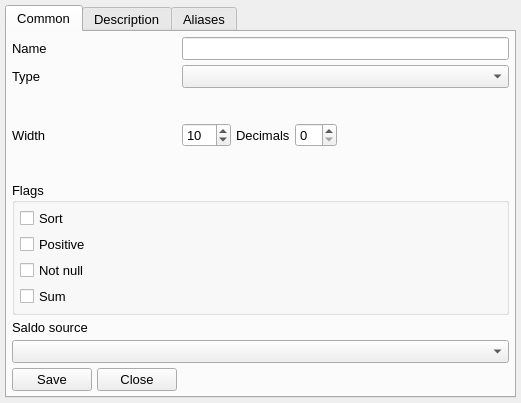
<ui version="4.0" >
 <class>dEditField</class>
 <widget class="QMainWindow" name="dEditField" >
  <property name="geometry" >
   <rect>
    <x>0</x>
    <y>0</y>
    <width>521</width>
    <height>403</height>
   </rect>
  </property>
  <property name="minimumSize" >
   <size>
    <width>521</width>
    <height>343</height>
   </size>
  </property>
  <property name="windowTitle" >
   <string>Field</string>
  </property>
  <widget class="QWidget" name="widget" >
   <layout class="QGridLayout" >
    <item row="0" column="0" >
     <widget class="QTabWidget" name="tabWidget" >
      <property name="font" >
       <font>
        <pointsize>10</pointsize>
       </font>
      </property>
      <property name="currentIndex" >
       <number>0</number>
      </property>
      <widget class="QWidget" name="tab" >
       <attribute name="title" >
        <string>Common</string>
       </attribute>
       <layout class="QGridLayout" >
        <item row="2" column="0" >
         <widget class="QLabel" name="tWidth" >
          <property name="sizePolicy" >
           <sizepolicy vsizetype="Preferred" hsizetype="Minimum" >
            <horstretch>0</horstretch>
            <verstretch>0</verstretch>
           </sizepolicy>
          </property>
          <property name="text" >
           <string>Width</string>
          </property>
          <property name="wordWrap" >
           <bool>false</bool>
          </property>
         </widget>
        </item>
        <item row="2" column="2" >
         <layout class="QHBoxLayout" >
          <item>
           <widget class="QSpinBox" name="eWidth" >
            <property name="minimum" >
             <number>1</number>
            </property>
            <property name="maximum" >
             <number>254</number>
            </property>
            <property name="value" >
             <number>10</number>
            </property>
           </widget>
          </item>
          <item>
           <widget class="QLabel" name="tDec" >
            <property name="sizePolicy" >
             <sizepolicy vsizetype="Preferred" hsizetype="Minimum" >
              <horstretch>0</horstretch>
              <verstretch>0</verstretch>
             </sizepolicy>
            </property>
            <property name="text" >
             <string>Decimals</string>
            </property>
            <property name="wordWrap" >
             <bool>false</bool>
            </property>
           </widget>
          </item>
          <item>
           <widget class="QSpinBox" name="eDec" />
          </item>
          <item>
           <spacer>
            <property name="orientation" >
             <enum>Qt::Vertical</enum>
            </property>
            <property name="sizeType" >
             <enum>QSizePolicy::Expanding</enum>
            </property>
            <property name="sizeHint" stdset="0" >
             <size>
              <width>230</width>
              <height>20</height>
             </size>
            </property>
           </spacer>
          </item>
         </layout>
        </item>
        <item row="1" column="0" >
         <widget class="QLabel" name="textLabel4" >
          <property name="sizePolicy" >
           <sizepolicy vsizetype="Preferred" hsizetype="Minimum" >
            <horstretch>0</horstretch>
            <verstretch>0</verstretch>
           </sizepolicy>
          </property>
          <property name="minimumSize" >
           <size>
            <width>80</width>
            <height>0</height>
           </size>
          </property>
          <property name="maximumSize" >
           <size>
            <width>80</width>
            <height>32767</height>
           </size>
          </property>
          <property name="text" >
           <string>Type</string>
          </property>
          <property name="wordWrap" >
           <bool>false</bool>
          </property>
         </widget>
        </item>
        <item row="0" column="0" >
         <widget class="QLabel" name="textLabel1" >
          <property name="sizePolicy" >
           <sizepolicy vsizetype="Preferred" hsizetype="Minimum" >
            <horstretch>0</horstretch>
            <verstretch>0</verstretch>
           </sizepolicy>
          </property>
          <property name="minimumSize" >
           <size>
            <width>80</width>
            <height>0</height>
           </size>
          </property>
          <property name="text" >
           <string>Name</string>
          </property>
          <property name="wordWrap" >
           <bool>false</bool>
          </property>
         </widget>
        </item>
        <item row="0" column="2" >
         <widget class="QLineEdit" name="eName" />
        </item>
        <item row="3" column="0" colspan="3" >
         <widget class="Q3GroupBox" name="groupBox1" >
          <property name="title" >
           <string>Flags</string>
          </property>
          <layout class="QVBoxLayout" >
           <item>
            <widget class="QCheckBox" name="efSort" >
             <property name="text" >
              <string>Sort</string>
             </property>
            </widget>
           </item>
           <item>
            <widget class="QCheckBox" name="efPlus" >
             <property name="text" >
              <string>Positive</string>
             </property>
            </widget>
           </item>
           <item>
            <widget class="QCheckBox" name="efNZ" >
             <property name="text" >
              <string>Not null</string>
             </property>
            </widget>
           </item>
           <item>
            <widget class="QCheckBox" name="efSum" >
             <property name="text" >
              <string>Sum</string>
             </property>
            </widget>
           </item>
          </layout>
         </widget>
        </item>
        <item row="1" column="2" >
         <widget class="QComboBox" name="eType" >
          <property name="duplicatesEnabled" >
           <bool>false</bool>
          </property>
         </widget>
        </item>
        <item row="4" column="0" >
         <widget class="QLabel" name="saldoTextLabel" >
          <property name="sizePolicy" >
           <sizepolicy vsizetype="Fixed" hsizetype="Preferred" >
            <horstretch>0</horstretch>
            <verstretch>0</verstretch>
           </sizepolicy>
          </property>
          <property name="text" >
           <string>Saldo source</string>
          </property>
          <property name="wordWrap" >
           <bool>false</bool>
          </property>
         </widget>
        </item>
        <item row="7" column="0" colspan="3" >
         <widget class="QComboBox" name="combo_rests" />
        </item>
        <item row="8" column="0" >
         <widget class="QPushButton" name="saveField" >
          <property name="text" >
           <string>Save</string>
          </property>
         </widget>
        </item>
        <item row="8" column="1" >
         <widget class="QPushButton" name="closeField" >
          <property name="text" >
           <string>Close</string>
          </property>
         </widget>
        </item>
       </layout>
      </widget>
      <widget class="QWidget" name="tab1" >
       <attribute name="title" >
        <string>Description</string>
       </attribute>
       <layout class="QGridLayout" >
        <item row="0" column="0" >
         <widget class="QTextEdit" name="eDescription" />
        </item>
       </layout>
      </widget>
      <widget class="QWidget" name="TabPage" >
       <attribute name="title" >
        <string>Aliases</string>
       </attribute>
       <layout class="QGridLayout" >
        <item row="0" column="0" >
         <widget class="QTableWidget" name="tAliases" >
          <column>
           <property name="text" >
            <string>Lang</string>
           </property>
          </column>
          <column>
           <property name="text" >
            <string>Name</string>
           </property>
          </column>
         </widget>
        </item>
       </layout>
      </widget>
     </widget>
    </item>
   </layout>
  </widget>
 </widget>
 <layoutdefault spacing="5" margin="5" />
 <pixmapfunction>rcIcon</pixmapfunction>
 <customwidgets>
  <customwidget>
   <class>Q3GroupBox</class>
   <extends>QGroupBox</extends>
   <header>Qt3Support/Q3GroupBox</header>
   <container>1</container>
  </customwidget>
 </customwidgets>
 <includes>
  <include location="local" >acfg.h</include>
  <include location="local" >mdtree.h</include>
  <include location="local" >qseditor.h</include>
  <include location="local" >aliaseditor.h</include>
  <include location="local" >mainform.h</include>
 </includes>
 <resources/>
 <connections>
  <connection>
   <sender>eName</sender>
   <signal>textChanged(QString)</signal>
   <receiver>dEditField</receiver>
   <slot>nameChanged()</slot>
   <hints>
    <hint type="sourcelabel" >
     <x>165</x>
     <y>52</y>
    </hint>
    <hint type="destinationlabel" >
     <x>20</x>
     <y>20</y>
    </hint>
   </hints>
  </connection>
  <connection>
   <sender>combo_rests</sender>
   <signal>activated(int)</signal>
   <receiver>dEditField</receiver>
   <slot>AARegSelect(int)</slot>
   <hints>
    <hint type="sourcelabel" >
     <x>28</x>
     <y>334</y>
    </hint>
    <hint type="destinationlabel" >
     <x>20</x>
     <y>20</y>
    </hint>
   </hints>
  </connection>
  <connection>
   <sender>saveField</sender>
   <signal>clicked()</signal>
   <receiver>dEditField</receiver>
   <slot>update()</slot>
   <hints>
    <hint type="sourcelabel" >
     <x>51</x>
     <y>377</y>
    </hint>
    <hint type="destinationlabel" >
     <x>260</x>
     <y>201</y>
    </hint>
   </hints>
  </connection>
  <connection>
   <sender>closeField</sender>
   <signal>clicked()</signal>
   <receiver>dEditField</receiver>
   <slot>close()</slot>
   <hints>
    <hint type="sourcelabel" >
     <x>128</x>
     <y>377</y>
    </hint>
    <hint type="destinationlabel" >
     <x>260</x>
     <y>201</y>
    </hint>
   </hints>
  </connection>
 </connections>
</ui>
